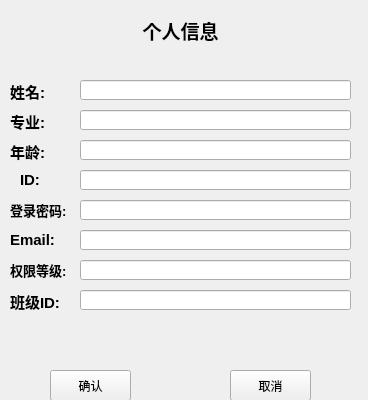
<?xml version="1.0" encoding="UTF-8"?>
<ui version="4.0">
 <class>AdminInsertWindowClass</class>
 <widget class="QWidget" name="AdminInsertWindowClass">
  <property name="geometry">
   <rect>
    <x>0</x>
    <y>0</y>
    <width>368</width>
    <height>400</height>
   </rect>
  </property>
  <property name="minimumSize">
   <size>
    <width>368</width>
    <height>400</height>
   </size>
  </property>
  <property name="maximumSize">
   <size>
    <width>368</width>
    <height>400</height>
   </size>
  </property>
  <property name="windowTitle">
   <string>AdminInsertWindow</string>
  </property>
  <widget class="QWidget" name="widget" native="true">
   <property name="geometry">
    <rect>
     <x>0</x>
     <y>0</y>
     <width>361</width>
     <height>61</height>
    </rect>
   </property>
   <widget class="QLabel" name="label">
    <property name="geometry">
     <rect>
      <x>70</x>
      <y>0</y>
      <width>221</width>
      <height>61</height>
     </rect>
    </property>
    <property name="text">
     <string>&lt;html&gt;&lt;head/&gt;&lt;body&gt;&lt;p align=&quot;center&quot;&gt;&lt;span style=&quot; font-size:14pt; font-weight:600;&quot;&gt;个人信息&lt;/span&gt;&lt;/p&gt;&lt;/body&gt;&lt;/html&gt;</string>
    </property>
   </widget>
  </widget>
  <widget class="QWidget" name="widget_2" native="true">
   <property name="geometry">
    <rect>
     <x>0</x>
     <y>60</y>
     <width>361</width>
     <height>291</height>
    </rect>
   </property>
   <property name="maximumSize">
    <size>
     <width>361</width>
     <height>291</height>
    </size>
   </property>
   <widget class="QLabel" name="label_2">
    <property name="geometry">
     <rect>
      <x>10</x>
      <y>20</y>
      <width>41</width>
      <height>21</height>
     </rect>
    </property>
    <property name="text">
     <string>&lt;html&gt;&lt;head/&gt;&lt;body&gt;&lt;p&gt;&lt;span style=&quot; font-size:11pt; font-weight:600;&quot;&gt;姓名:&lt;/span&gt;&lt;/p&gt;&lt;/body&gt;&lt;/html&gt;</string>
    </property>
   </widget>
   <widget class="QLineEdit" name="NameText">
    <property name="geometry">
     <rect>
      <x>80</x>
      <y>20</y>
      <width>271</width>
      <height>20</height>
     </rect>
    </property>
   </widget>
   <widget class="QLineEdit" name="ProfessionText">
    <property name="geometry">
     <rect>
      <x>80</x>
      <y>50</y>
      <width>271</width>
      <height>20</height>
     </rect>
    </property>
   </widget>
   <widget class="QLineEdit" name="AgeText">
    <property name="geometry">
     <rect>
      <x>80</x>
      <y>80</y>
      <width>271</width>
      <height>20</height>
     </rect>
    </property>
   </widget>
   <widget class="QLineEdit" name="IDText">
    <property name="geometry">
     <rect>
      <x>80</x>
      <y>110</y>
      <width>271</width>
      <height>20</height>
     </rect>
    </property>
   </widget>
   <widget class="QLabel" name="label_3">
    <property name="geometry">
     <rect>
      <x>10</x>
      <y>50</y>
      <width>41</width>
      <height>21</height>
     </rect>
    </property>
    <property name="text">
     <string>&lt;html&gt;&lt;head/&gt;&lt;body&gt;&lt;p&gt;&lt;span style=&quot; font-size:11pt; font-weight:600;&quot;&gt;专业:&lt;/span&gt;&lt;/p&gt;&lt;/body&gt;&lt;/html&gt;</string>
    </property>
   </widget>
   <widget class="QLabel" name="label_4">
    <property name="geometry">
     <rect>
      <x>10</x>
      <y>80</y>
      <width>41</width>
      <height>21</height>
     </rect>
    </property>
    <property name="text">
     <string>&lt;html&gt;&lt;head/&gt;&lt;body&gt;&lt;p&gt;&lt;span style=&quot; font-size:11pt; font-weight:600;&quot;&gt;年龄:&lt;/span&gt;&lt;/p&gt;&lt;/body&gt;&lt;/html&gt;</string>
    </property>
   </widget>
   <widget class="QLabel" name="label_5">
    <property name="geometry">
     <rect>
      <x>20</x>
      <y>110</y>
      <width>41</width>
      <height>21</height>
     </rect>
    </property>
    <property name="text">
     <string>&lt;html&gt;&lt;head/&gt;&lt;body&gt;&lt;p&gt;&lt;span style=&quot; font-size:11pt; font-weight:600;&quot;&gt;ID:&lt;/span&gt;&lt;/p&gt;&lt;/body&gt;&lt;/html&gt;</string>
    </property>
   </widget>
   <widget class="QLabel" name="label_6">
    <property name="geometry">
     <rect>
      <x>10</x>
      <y>140</y>
      <width>71</width>
      <height>21</height>
     </rect>
    </property>
    <property name="text">
     <string>&lt;html&gt;&lt;head/&gt;&lt;body&gt;&lt;p&gt;&lt;span style=&quot; font-size:10pt; font-weight:600;&quot;&gt;登录密码:&lt;/span&gt;&lt;/p&gt;&lt;/body&gt;&lt;/html&gt;</string>
    </property>
   </widget>
   <widget class="QLineEdit" name="PasswordText">
    <property name="geometry">
     <rect>
      <x>80</x>
      <y>140</y>
      <width>271</width>
      <height>20</height>
     </rect>
    </property>
   </widget>
   <widget class="QLineEdit" name="EmailText">
    <property name="geometry">
     <rect>
      <x>80</x>
      <y>170</y>
      <width>271</width>
      <height>20</height>
     </rect>
    </property>
   </widget>
   <widget class="QLineEdit" name="PermissionText">
    <property name="geometry">
     <rect>
      <x>80</x>
      <y>200</y>
      <width>271</width>
      <height>20</height>
     </rect>
    </property>
   </widget>
   <widget class="QLabel" name="label_7">
    <property name="geometry">
     <rect>
      <x>10</x>
      <y>170</y>
      <width>61</width>
      <height>21</height>
     </rect>
    </property>
    <property name="text">
     <string>&lt;html&gt;&lt;head/&gt;&lt;body&gt;&lt;p&gt;&lt;span style=&quot; font-size:11pt; font-weight:600;&quot;&gt;Email:&lt;/span&gt;&lt;/p&gt;&lt;/body&gt;&lt;/html&gt;</string>
    </property>
   </widget>
   <widget class="QLabel" name="label_8">
    <property name="geometry">
     <rect>
      <x>10</x>
      <y>200</y>
      <width>61</width>
      <height>21</height>
     </rect>
    </property>
    <property name="text">
     <string>&lt;html&gt;&lt;head/&gt;&lt;body&gt;&lt;p&gt;&lt;span style=&quot; font-size:10pt; font-weight:600;&quot;&gt;权限等级:&lt;/span&gt;&lt;/p&gt;&lt;/body&gt;&lt;/html&gt;</string>
    </property>
   </widget>
   <widget class="QLabel" name="label_9">
    <property name="geometry">
     <rect>
      <x>10</x>
      <y>230</y>
      <width>61</width>
      <height>21</height>
     </rect>
    </property>
    <property name="text">
     <string>&lt;html&gt;&lt;head/&gt;&lt;body&gt;&lt;p&gt;&lt;span style=&quot; font-size:11pt; font-weight:600;&quot;&gt;班级ID:&lt;/span&gt;&lt;/p&gt;&lt;/body&gt;&lt;/html&gt;</string>
    </property>
   </widget>
   <widget class="QLineEdit" name="ClassIDText">
    <property name="geometry">
     <rect>
      <x>80</x>
      <y>230</y>
      <width>271</width>
      <height>20</height>
     </rect>
    </property>
   </widget>
  </widget>
  <widget class="QWidget" name="widget_3" native="true">
   <property name="geometry">
    <rect>
     <x>0</x>
     <y>350</y>
     <width>361</width>
     <height>71</height>
    </rect>
   </property>
   <widget class="QPushButton" name="ConfirmationPB">
    <property name="geometry">
     <rect>
      <x>50</x>
      <y>20</y>
      <width>81</width>
      <height>31</height>
     </rect>
    </property>
    <property name="text">
     <string>确认</string>
    </property>
   </widget>
   <widget class="QPushButton" name="CancelPB">
    <property name="geometry">
     <rect>
      <x>230</x>
      <y>20</y>
      <width>81</width>
      <height>31</height>
     </rect>
    </property>
    <property name="text">
     <string>取消</string>
    </property>
   </widget>
  </widget>
 </widget>
 <layoutdefault spacing="6" margin="11"/>
 <resources/>
 <connections/>
</ui>
